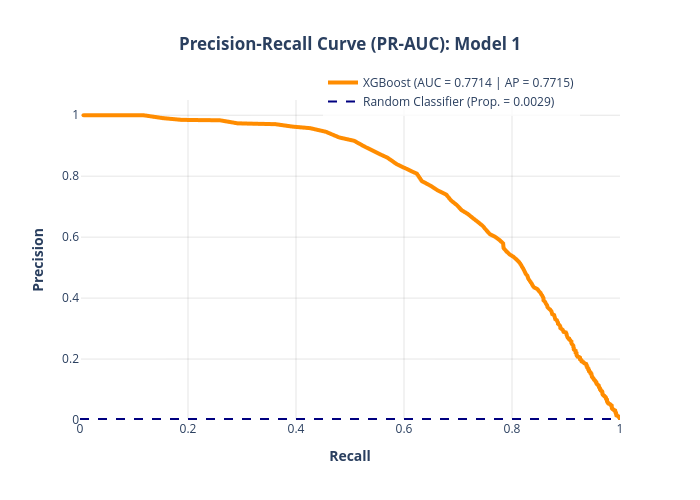

Notebook source saved alongside this figure:
### Code cell
plot_PRAUC(precision_xgb_1, recall_xgb_1, pr_auc_xgb_1, ap_xgb_1, "XGBoost", "Model 1", "darkorange")

### Figure 1 — Plotly figure (JSON) as saved in the notebook; plotly's stock layout.template omitted (floating-point values rounded to 4 significant figures; data arrays with more than 128 entries replaced by an {"elided": "..."} marker saying what was removed)
{"data": [{"hovertemplate": "<b>Recall:</b> %{x:.4f}<br><b>Precision:</b> %{y:.4f}<extra></extra>", "legendgroup": "", "line": {"color": "darkorange", "dash": "solid", "width": 4}, "marker": {"symbol": "circle"}, "mode": "lines", "name": "XGBoost (AUC = 0.7714 | AP = 0.7715)", "showlegend": true, "type": "scattergl", "x": {"elided": "9178 float values"}, "xaxis": "x", "y": {"elided": "9178 float values"}, "yaxis": "y"}, {"hovertemplate": "=%{y}<extra></extra>", "legendgroup": "", "line": {"color": "navy", "dash": "dash", "width": 2}, "marker": {"color": "#636efa", "symbol": "circle"}, "mode": "lines", "name": "Random Classifier (Prop. = 0.0029)", "orientation": "v", "showlegend": true, "type": "scatter", "x": [null], "xaxis": "x", "y": [null], "yaxis": "y"}], "layout": {"autosize": false, "height": 500, "legend": {"bgcolor": "rgba(255, 255, 255, 0.8)", "tracegroupgap": 0, "x": 0.45, "y": 1.1}, "plot_bgcolor": "white", "shapes": [{"line": {"color": "navy", "dash": "dash", "width": 2}, "type": "line", "x0": 0, "x1": 1, "y0": 0.002941, "y1": 0.002941}], "title": {"text": "<b>Precision-Recall Curve (PR-AUC): Model 1</b>", "x": 0.5}, "width": 700, "xaxis": {"anchor": "y", "domain": [0, 1], "gridcolor": "rgba(0,0,0,0.1)", "range": [0, 1], "title": {"text": "<b>Recall<b>"}}, "yaxis": {"anchor": "x", "domain": [0, 1], "gridcolor": "rgba(0,0,0,0.1)", "range": [0, 1.05], "title": {"text": "<b>Precision<b>"}}}}
